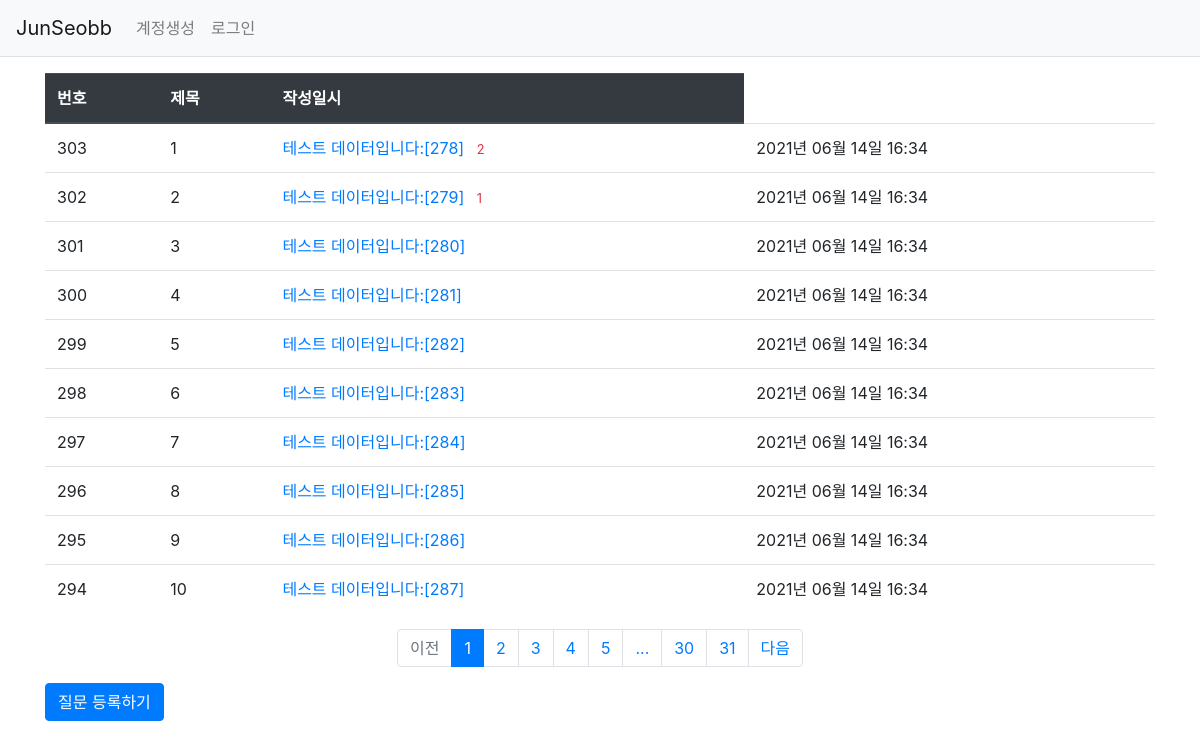
Page /question/list/ on the committed database.
### pybo/models.py (models this page shows)
class Question(db.Model) :
    id = db.Column(db.Integer, primary_key = True)
    subject = db.Column(db.String(200), nullable = False)
    content = db.Column(db.Text(), nullable = False)
    create_date = db.Column(db.DateTime(), nullable = False)

### pybo/views/question_views.py (the view)
@bp.route("/list/")
def _list() :
    page = request.args.get("page", type = int, default = 1)
    question_list = Question.query.order_by(Question.create_date.desc())
    question_list = question_list.paginate(page, per_page = 10)
    return render_template("question/question_list.html", question_list = question_list)

### pybo/filter.py (called while the page is built)
def format_datetime(value, fmt = "%Y년 %m월 %d일 %H:%M") :
    return value.strftime(fmt)

### pybo/templates/question/question_list.html
{% extends "base.html" %}
{% block content %}
<div class = "container my-3">
    <table class = "table">
        <thead>
            <tr class = "thead-dark">
                <th>번호</th>
                <th>제목</th>
                <th>작성일시</th>
            </tr>
        </thead>
        <tbody>
            {% if question_list %}
            {% for question in question_list.items %}
            <tr>
                <td> {{ question_list.total - ((question_list.page - 1) * question_list.per_page) - loop.index0 }}</td>
                <td>{{ loop.index }}</td>
                <td>
                    <a href = "{{ url_for('question.detail', question_id = question.id) }}">{{ question.subject }}</a>
                    {% if question.answer_set|length > 0 %}
                    <span class = "text-danger small ml-2">{{ question.answer_set|length }}</span>
                    {% endif %}
                </td>
                <td>{{ question.create_date|datetime }}</td>
            </tr>
            {% endfor %}
            {% else %}
            <tr>
                <td colspan = "3">질문이 없습니다.</td>
            </tr>
            {% endif %}
        </tbody>
    </table>
    <ul class = "pagination justify-content-center">
        {% if question_list.has_prev %}
        <li class = "page-item">
            <a class = "page-link" href = "?page={{ question_list.prev_num }}">이전</a>
        </li>
        {% else %}
        <li class = "page-item disabled">
            <a class = "page-link" tabindex = "-1" aria-disabled = "true" href = "#">이전</a>
        </li>
        {% endif %}
        {% for page_num in question_list.iter_pages() %}
            {% if page_num %}
                {% if page_num != question_list.page %}
                <li class = "page-item">
                    <a class = "page-link" href = "?page={{ page_num }}">{{ page_num }}</a>
                </li>
                {% else %}
                <li class = "page-item active" aria-current = "page">
                    <a class = "page-link" href = "#">{{ page_num }}</a>
                </li>
                {% endif %}
            {% else %}
                <li class = "disabled">
                    <a class = "page-link" href = "#">...</a>
                </li>
                {% endif %}
            {% endfor %}
            {% if question_list.has_next %}
            <li class = "page-item">
                <a class = "page-link" href = "?page = {{ question_list.next_num }}">다음</a>
            </li>
            {% else %}
            <li class = "page-item disabled">
                <a class = "page-link" tabindex = "-1" aria-disabled = "true" href = "#">다음</a>
            </li>
            {% endif %}
    </ul>
    <a href = "{{ url_for('question.create') }}" class = "btn btn-primary">질문 등록하기</a>
</div>
{% endblock %}

### rows in the picture
Question: total "303", subject "테스트 데이터입니다:[278]", answer_set|length "2", create_date "2021년 06월 14일 16:34"
Question: total "302", subject "테스트 데이터입니다:[279]", answer_set|length "1", create_date "2021년 06월 14일 16:34"
Question: total "301", subject "테스트 데이터입니다:[280]", create_date "2021년 06월 14일 16:34"
Question: total "300", subject "테스트 데이터입니다:[281]", create_date "2021년 06월 14일 16:34"
Question: total "299", subject "테스트 데이터입니다:[282]", create_date "2021년 06월 14일 16:34"
Question: total "298", subject "테스트 데이터입니다:[283]", create_date "2021년 06월 14일 16:34"
Question: total "297", subject "테스트 데이터입니다:[284]", create_date "2021년 06월 14일 16:34"
Question: total "296", subject "테스트 데이터입니다:[285]", create_date "2021년 06월 14일 16:34"
Question: total "295", subject "테스트 데이터입니다:[286]", create_date "2021년 06월 14일 16:34"
Question: total "294", subject "테스트 데이터입니다:[287]", create_date "2021년 06월 14일 16:34"

### other values in the picture
{{ page_num }} "1"
{{ page_num }} "2" "3" "4" "5" "30" "31"
